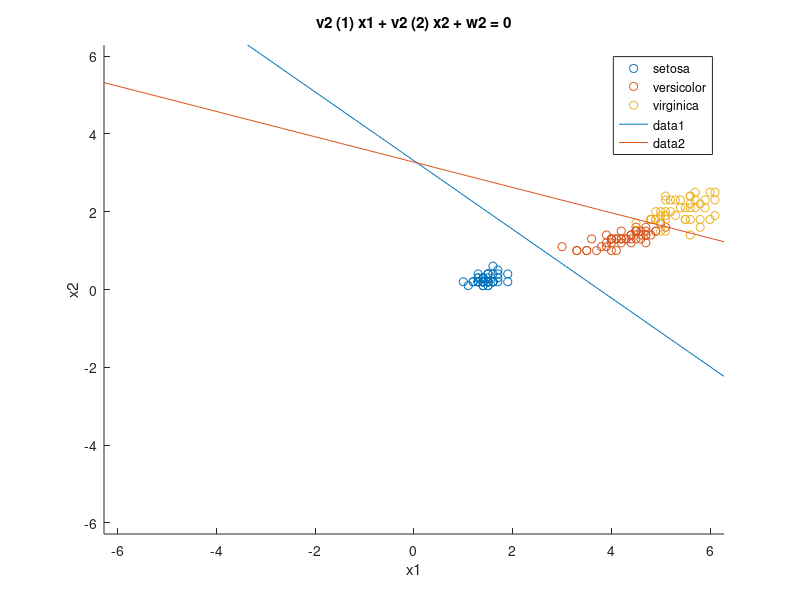

Reproduce this figure in MATLAB.
clear all;close all;
load fisheriris

%meas: empleamos 4 caracteristicas
%species: vector de clases. Hay 3 clases

clear all
close all

load fisheriris

% meas : medidas o caractetisticas : se emplean 4 caracteristicas
% species : vector de clases : Hay 3 clases
% Cargamos una base de datos

PL = meas(:,3);
PW = meas(:,4);

% Nos quedamos con las dos ultimas  caracteristicas para la representacion
% Se emplea un  plot tipo scatter para representarlo
figure
h1 = gscatter(PL,PW,species);hold on;
X=[PL,PW];
cls = fitcdiscr(X,species);

w2 = cls.Coeffs(2,3).Const;
v2 = cls.Coeffs(2,3).Linear;

w = cls.Coeffs(1,2).Const;
v = cls.Coeffs(1,2).Linear;


%d1
f = @(x1,x2) v(1)*x1 + v(2)*x2 + w;
f2 = @(x1,x2) v2(1)*x1 + v2(2)*x2 + w2;

ezplot(f);hold on;ezplot(f2);

%% Indice de bondad

c = ones(size(species));
CI = 0;

for i=1:length(species)
    fd1 = f(X(i,1),X(i,2));
    fd2 = f2(X(i,1),X(i,2));
    
    if strcmp(species(i),'setosa')==1
    c(i)=1;
    elseif strcmp(species(i),'versicolor')==1
    c(i)=2;
    elseif strcmp(species(i),'virginica')==1
    c(i)=3;
    end
    
    if fd2>0 && fd1>0 
        if(c(i)~=1)
            CI = CI+1;
        end
    elseif fd2>0 && fd1 <0
        if (c(i) ~= 2)
            CI = CI+1;
        end
        
    elseif fd2<0 && fd1 <0
        if (c(i) ~= 3)
            CI = CI+1;
        end
    end
end

BONDAD = 100*(CI/length(species))
            



